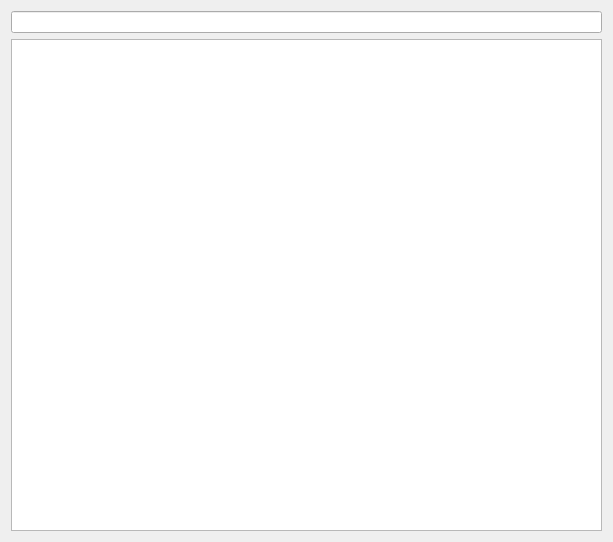
<?xml version="1.0" encoding="UTF-8"?>
<ui version="4.0">
 <class>Widget</class>
 <widget class="QWidget" name="Widget">
  <property name="geometry">
   <rect>
    <x>0</x>
    <y>0</y>
    <width>613</width>
    <height>542</height>
   </rect>
  </property>
  <property name="windowTitle">
   <string>Widget</string>
  </property>
  <layout class="QVBoxLayout" name="verticalLayout">
   <item>
    <widget class="QLineEdit" name="uiFilter"/>
   </item>
   <item>
    <widget class="QTreeView" name="uiTree"/>
   </item>
  </layout>
 </widget>
 <layoutdefault spacing="6" margin="11"/>
 <resources/>
 <connections/>
</ui>
